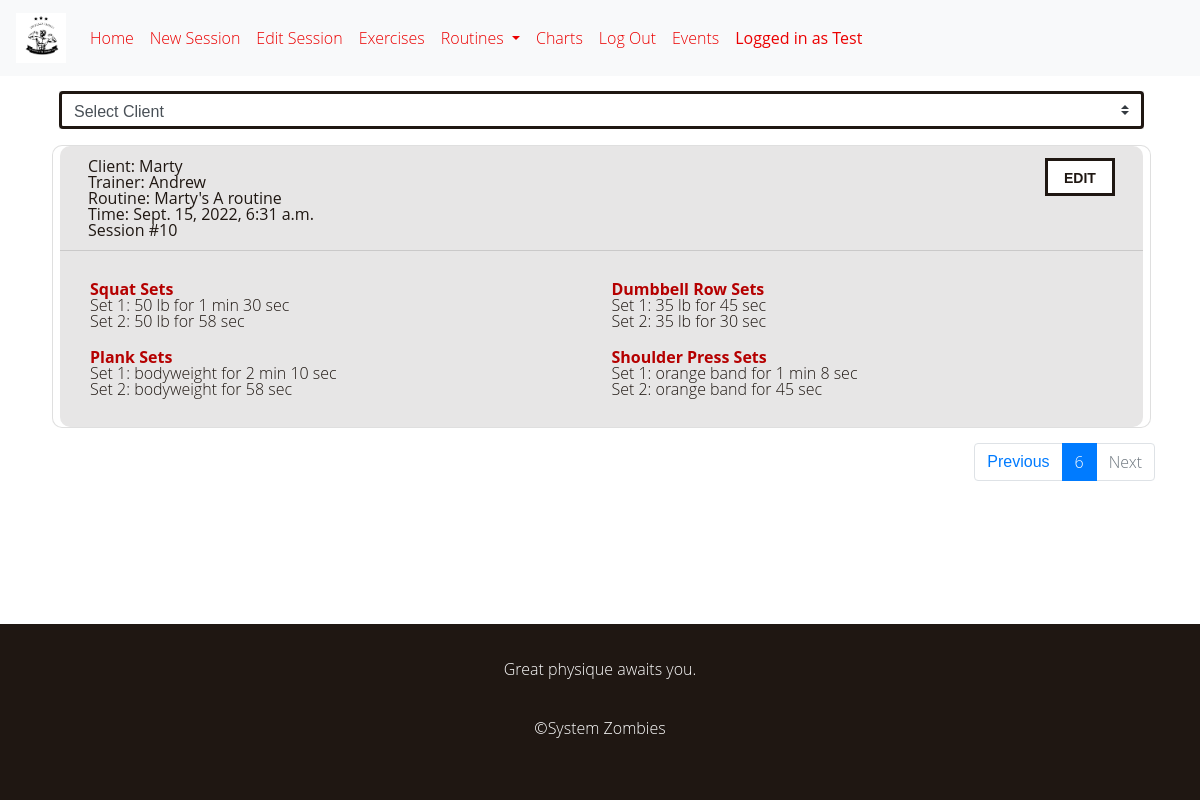
The page /charts/6 (signed in) on the database its author committed.
### train/models.py (models this page shows, shortened)
class User(AbstractUser):
    user_choices = [('CL', 'client'), ('TR', 'trainer'), ('AD', 'admin')]
    subscription = models.CharField(max_length=2,null=False)
    def __str__(self):
        return f"{self.first_name}"

class Session(models.Model):
    routine = models.ForeignKey("Routine", on_delete=models.PROTECT, related_name="sessions",
                                limit_choices_to={'archived': 'False'})
    timestamp = models.DateTimeField(auto_now_add=True)
    trainer = models.ForeignKey("User", on_delete=models.SET_NULL, null=True,
                                limit_choices_to={'is_staff': 'True', 'is_superuser': 'False'})

class Routine(models.Model):
    name = models.CharField(max_length=20, verbose_name='Routine Name')
    startdate = models.DateField(auto_now_add=True)
    client = models.ForeignKey("User", on_delete=models.CASCADE, related_name="routines",
                              limit_choices_to={'is_staff': 'False'})
    exercises = models.ManyToManyField("Exercise", related_name="routines")
    archived = models.BooleanField(default=False)
    def __str__(self):
        return f"{self.client.first_name}'s {self.name}"

class Setgroup(models.Model):
    exercise = models.ForeignKey("Exercise", on_delete=models.PROTECT, related_name="setgroups")
    session = models.ForeignKey("Session", on_delete=models.CASCADE, related_name="setgroups")
    note = models.CharField(max_length=50, blank=True, null=True)
    order = models.CharField(max_length=10, blank=True, null=True)
    def __str__(self):
        return f"{self.exercise.name} Sets"

class Exercise(models.Model):
    body_choices = [
        ('LE', 'Legs'),
        ('AR', 'Arms'),
        ('BA', 'Back'),
        ('CH', 'Chest'),
        ('SH', 'Shoulders'),
        ('CO', 'Core'),
        ('OT', 'Other')
    ]
    name = models.CharField(max_length=40, unique=True)
    body_part = models.CharField(max_length=2, choices=body_choices)

class Set(models.Model):
    num_choices = [
        (1, "1"),
        (2, "2"),
        (3, "3"),
        (4, "4"),
        (5, "5")
    ]
    setgroup = models.ForeignKey("Setgroup", on_delete=models.CASCADE, related_name="sets")
    setnum = models.IntegerField(choices=num_choices, verbose_name='Set')
    weight = models.CharField(max_length=20)
    time = models.CharField(max_length=15)

### train/views.py (the view, shortened to what this page needs)
# urls.py: path("charts", views.charts, name="charts"),
@staff_member_required(login_url="/login")
def charts(request, pnum=1):
    users = User.objects.filter(is_staff=False)
    if 'pnum' in request.GET:
        pnum = int(request.GET['pnum'])
    sessions = Session.objects.all().order_by('-pk')
    data = pagehelper(sessions, pnum)
    return render(request, "train/charts.html", {
            'users': users,
            'data': data
        })

### train/views.py (called while the page is built)
def pagehelper(queryset, pnum):
    paginator = Paginator(queryset, 5)
    sessions = paginator.get_page(pnum) # this particular list of 10 posts
    return {
        "sessions": sessions,
        "pnum": pnum,
        "prev_page": pnum - 1,
        "next_page": pnum + 1,
        "has_next": sessions.has_next()
    }

### train/templates/train/charts.html (shortened to what this page needs)
{% extends "train/layout.html" %}
{% load static %}
{% block body %}
    <div class="container">
        <div class="container select-box">
            <form url="{% url 'charts' %}" id="select-form">
                <div class="form-group row">
                    <select class="custom-select" id="client-select" name="client">
                        <option selected="true" disabled>Select Client</option>
                    </select>
                </div>
            </form>
        </div>
    {% include "train/charttemplate.html" %}
    {% include "train/paginate-charts.html" %}
    </div>
{% endblock %}

### train/templates/train/layout.html (shortened to what this page needs)
{% load static %}
<!DOCTYPE html>
<html lang="en">
    <head>
        <link rel="stylesheet" href="https://stackpath.bootstrapcdn.com/bootstrap/4.4.1/css/bootstrap.min.css">
        <link rel="stylesheet" href="{% static 'train/styles.css' %}">
        <link rel="stylesheet" href="{% static 'train/normalize.css' %}">
        <link rel="stylesheet" href="{% static 'train/main.css' %}">
    </head>
    <body>
        <nav class="navbar navbar-expand-lg navbar-light bg-light">
            <a class="navbar-brand" href="{% url 'home' %}">
                <img src="{% static 'train/logo.jpg' %}" height="50"></a>
            <div class="collapse navbar-collapse" id="navbarSupportedContent">
                <ul class="navbar-nav">
                    {% if user.is_authenticated %}
                        {% if user.is_staff %}
                            <li class="nav-item">
                                <a class="nav-link" href="{% url 'home' %}">Home</a>
                            </li>
                            <li class="nav-item">
                                <a class="nav-link" href="{% url 'newsession' %}">New Session</a>
                            </li>
                            <li class="nav-item">
                                <a class="nav-link" href="{% url 'editsession' %}">Edit Session</a>
                            </li>
                            <li class="nav-item">
                                <a class="nav-link" href="{% url 'exerciseview' %}">Exercises</a>
                            </li>
                            <li class="nav-item dropdown">
                                <a class="nav-link dropdown-toggle" href="#" id="navbarDropdownMenuLink" data-toggle="dropdown"
                                    aria-haspopup="true" aria-expanded="false">Routines </a>
                            </li>
                            <li class="nav-item">
                                <a class="nav-link" href="{% url 'charts' %}">Charts</a>
                            </li>
                        {% endif %}
                        <li class="nav-item">
                            <a class="nav-link" href="{% url 'logout' %}">Log Out</a>
                        </li>
                                <a class="nav-link" href="{% url 'event' %}">Events</a>
                        <li class="nav-item">
                            <b><a class="nav-link disabled">Logged in as {{request.user}}</a></b>
                        </li>
                    {% endif %}
                </ul>
            </div>
        </nav>
        {% block body %}
        {% endblock %}
    <footer class="footer">
      <div class="wrap">
        <p class="footer__cta">
          Great physique awaits you.<br>
        </p>
        <p class="footer__copyright">
            ©System Zombies
        </p>
      </div>
    </footer>
</body>
</html>

### train/templates/train/charttemplate.html (shortened to what this page needs)
{% load static %}
{% for session in data.sessions %}
    <div class="card container session-card">
        <div class="row card-header">
            <div class="col">
                Client: {{ session.routine.client }} <br>
                Trainer: {{ session.trainer }} <br>
                Routine: {{ session.routine }} <br>
                Time: {{ session.timestamp }} <br>
                Session #{{ session.pk }}
            </div>
            <div class="col">
                {% if user.is_staff %}
                    <form action="{% url 'editsession' %}" method="get">
                        <input type="submit" class="float-right btn btn-sm btn-outline-danger" value="Edit">
                    </form>
                {% endif %}
            </div>
        </div>
        <div class="row card-body">
            {% for group in session.setgroups.all %}
                <div class="col-6 exercise-div">
                    <span class="group-title">
                        {{ group }}
                    </span><br>
                    {% for set in group.sets.all %}
                        <div>
                            Set {{ set.setnum }}: {{ set.weight }} for {{ set.time }}
                        </div>
                    {% endfor %}
                </div>
            {% endfor %}
        </div>
    </div>
{% endfor %}

### train/static/train/styles.css (style rules this page uses)
body, html { height: 95%; }
.nav-link { color: #EB0000 !important; }
.group-title { color: #B50000; font-weight: bold; }
.exercise-div { padding: 10px; }
.session-card { width: 99%; margin: 15px 7px 15px; border-radius: 10px; }
.card-header { background-color: #E8E8E8; border-top-left-radius: 10px !important; border-top-right-radius: 10px !important; font-weight: 500; }
.card-body { background-color: #F5F5F5; border-bottom-left-radius: 10px; border-bottom-right-radius: 10px; }
.select-box { width: 99%; margin: 15px 7px 15px; }

### train/static/train/main.css (style rules this page uses)
:root { --color-day: white; --color-night: #1F1712; --color-earth-orange: #FA8232; --color-life-green: #41C734; --color-dark-blue: #1377d5; --color-magma-red: #EB0000; --color-gray-1: #333; --color-gray-2: #999; --color-gray-3: #CCC; --color-gray-4: #EEE; --color-gray-5: #F9F9F9; --color-anchor: #0275d8; --color-anchor-hover: #025aa5; --font-primary: 'Open Sans', 'Helvetica Neue', Helvetica, Arial, sans-serif; --font-secondary: 'Alfa Slab One', 'Helvetica Nueue', Helvetica, Arial, sans-serif; --wrap-lg: 47rem; --wrap-md: 30rem; --wrap-sm: 22rem; --wrap-padding: 1rem; }
*, *::before, *::after { box-sizing: border-box; }
html { height: 100%; font-size: 100%; }
body { margin: 0; font-family: var(--font-primary); font-weight: 300; line-height: 1; color: var(--color-night); -webkit-tap-highlight-color: rgba(0, 0, 0, 0); }
h1, h2, h3, p, ul, ol, blockquote, figure { margin-top: 0; margin-bottom: 1.6666rem; }
p, ul, ol, blockquote { line-height: 1.6666; }
a { color: #0275d8; text-decoration: none; }
img { vertical-align: top; }
.wrap { position: relative; margin-left: auto; margin-right: auto; padding-left: var(--wrap-padding); padding-right: var(--wrap-padding); max-width: var(--wrap-lg); }
.row { display: flex; margin-left: -0.5rem; margin-right: -0.5rem; flex-wrap: wrap; }
.col { width: 100%; padding-left: 0.5rem; padding-right: 0.5rem; }
input[type="text"], input[type="email"], input[type="number"], input[type="password"], textarea, select ,option { display: block; border-radius: 0; padding: 0.625rem 0.5rem 0.5rem 0.5rem; border: solid 3px var(--color-night) !important; background-color: white; width: 100%; -webkit-appearance: none; }
.form-group { margin-bottom: 1rem; }
.btn { display: inline-block; position: relative; padding: 0.625rem 1rem 0.5rem 1rem; border-radius: 0; border: solid 3px var(--color-night); background-color: white; font-weight: 600; line-height: 1; text-transform: uppercase; text-align: center; color: inherit; cursor: pointer; -webkit-appearance: none; }
footer { margin-top: auto; }
.footer { padding-top: 2rem; padding-bottom: 2rem; background-color: var(--color-night); text-align: center; color: white; }
.footer__cta { margin-bottom: 2rem; }
.footer__copyright { margin-bottom: 0; }
.row { background-color:rgb(231, 230, 230); }

### train/templates/train/layout.html (style rules this page uses)
body { min-height: 100vh; display: flex; flex-direction: column; }
footer { margin-top: auto; }

### rows shown on the page
User: user "Test"
Session: routine.client "Marty", trainer "Andrew", routine "Marty's A routine", timestamp "Sept. 15, 2022, 6:31 a.m.", pk "10"
Setgroup: exercise.name "Squat Sets"
Set: setnum "1", weight "50 lb", time "1 min 30 sec"
Set: setnum "2", weight "50 lb", time "58 sec"
Setgroup: exercise.name "Dumbbell Row Sets"
Set: setnum "1", weight "35 lb", time "45 sec"
Set: setnum "2", weight "35 lb", time "30 sec"
Setgroup: exercise.name "Plank Sets"
Set: setnum "1", weight "bodyweight", time "2 min 10 sec"
Set: setnum "2", weight "bodyweight", time "58 sec"
Setgroup: exercise.name "Shoulder Press Sets"
Set: setnum "1", weight "orange band", time "1 min 8 sec"
Set: setnum "2", weight "orange band", time "45 sec"

### other values the page prints
{{ data.pnum }} "6"
